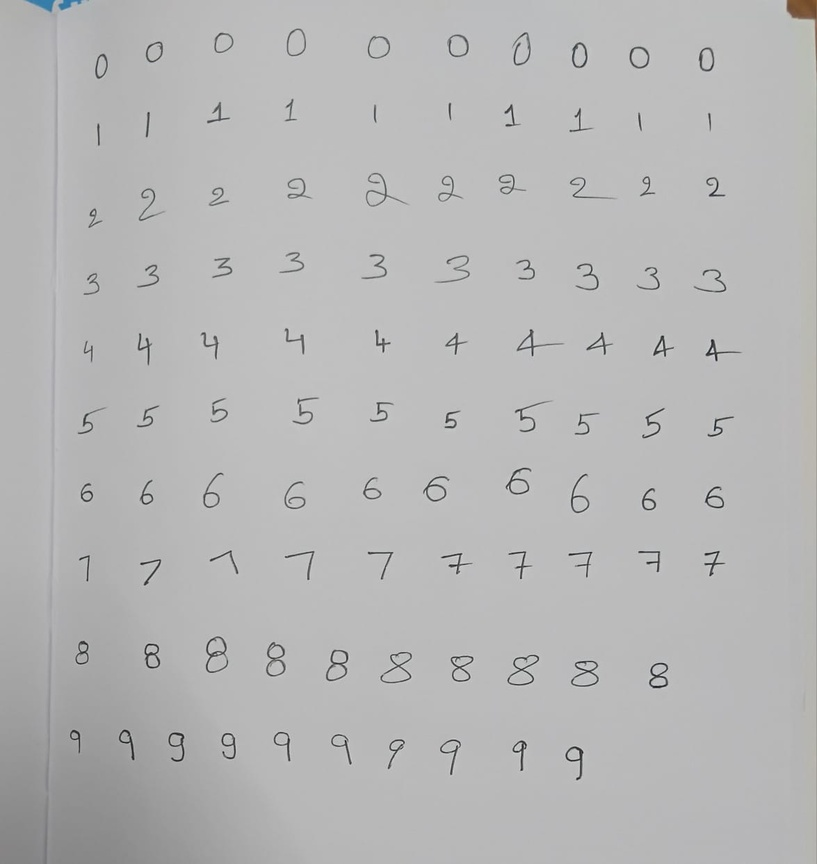
#> input picture handwriting/traditional/generated/0-9.jpeg, 817 x 864 px, shrunk from 1175 x 1243 before the run, found by its file name
$ python grid_crop.py
#> lines starting #> are read from the running program, lines starting #| are printed output that depends on the picture
import cv2
import os

def grid_crop(image_path, rows, cols, save_as_digit_folders):
#> called with image_path = '0-9.jpeg', rows = 10, cols = 10, save_as_digit_folders = True
    img = cv2.imread(image_path)
#> img is the input picture: shape (864, 817, 3); mean B, G, R 182.7, 182.7, 182.6
    if img is None:
        raise FileNotFoundError(f"Could not open: {image_path}")

    height, width = img.shape[:2]
#> height = 864; width = 817
    cell_h = height // rows
#> cell_h = 86
    cell_w = width // cols
#> cell_w = 81

    for r in range(rows):
        for c in range(cols):
            y1, y2 = r * cell_h, (r + 1) * cell_h
            x1, x2 = c * cell_w, (c + 1) * cell_w
            cell = img[y1:y2, x1:x2]

            if save_as_digit_folders:
                # training grid: row number = the digit label
                folder = os.path.join("data", str(r))
                os.makedirs(folder, exist_ok=True)
                cv2.imwrite(os.path.join(folder, f"{c+1}.png"), cell)
            else:
                # test row: column number = sequence position
                os.makedirs("test", exist_ok=True)
                cv2.imwrite(os.path.join("test", f"{c}.png"), cell)
#> this loop made 10 passes
#> pass 1, in grid_crop, `cv2.imwrite(os.path.join(folder, f"{c+1}.png"), cell)`:
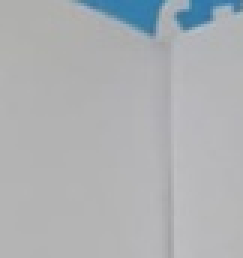
#> saved as 1.png: shape (86, 81, 3) (shown 3 times larger); mean B, G, R 179.5, 176.8, 173.8
#> pass 1, in grid_crop, `cv2.imwrite(os.path.join(folder, f"{c+1}.png"), cell)`:
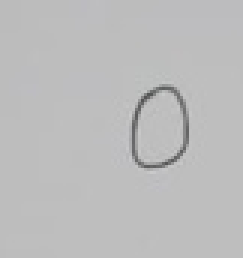
#> saved as 4.png: shape (86, 81, 3) (shown 3 times larger); mean B, G, R 188.3, 188.1, 188

    print("Done slicing:", image_path)

# Training grid: 10 rows (digits 0-9), 10 columns (samples)
grid_crop("0-9.jpeg", rows=10, cols=10, save_as_digit_folders=True)

# Test row: 1 row, 10 columns (your written sequence 0123456789)
grid_crop("test_img.jpeg", rows=1, cols=10, save_as_digit_folders=False)
#> call 2 of grid_crop, with image_path = 'test_img.jpeg', rows = 1, cols = 10, save_as_digit_folders = False
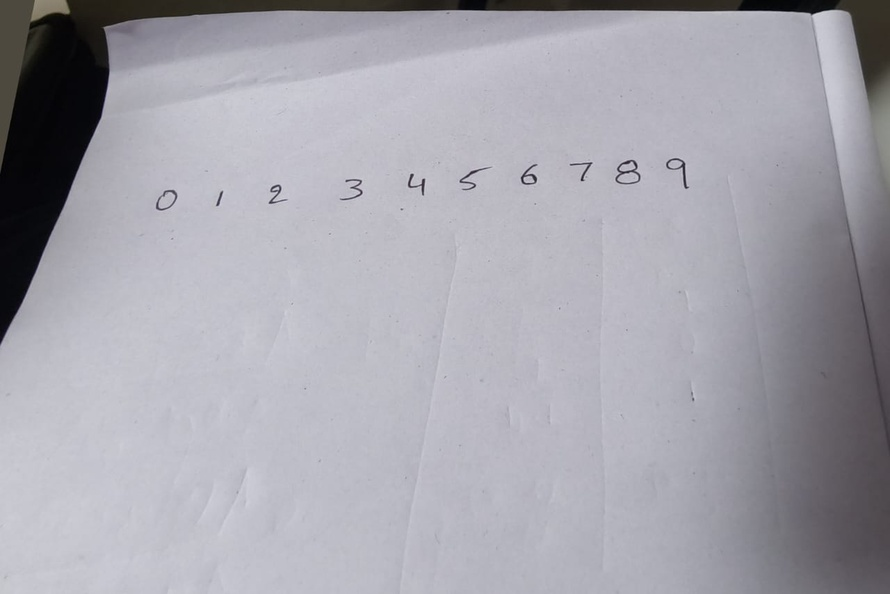
#> input picture handwriting/traditional/generated/test_img.jpeg, 890 x 594 px, shrunk from 1280 x 854 before the run, found by its file name
#> in grid_crop, img is the input picture: shape (594, 890, 3); mean B, G, R 172.6, 164.1, 165.2
#> the loop in grid_crop (call 2), `for r in range(rows):` made 1 pass
#> pass 1, in grid_crop (call 2), `cv2.imwrite(os.path.join("test", f"{c}.png"), cell)`:
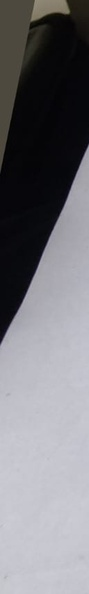
#> saved as 0.png: shape (594, 89, 3); mean B, G, R 123.6, 118.7, 119.3
#> pass 1, in grid_crop (call 2), `cv2.imwrite(os.path.join("test", f"{c}.png"), cell)`:
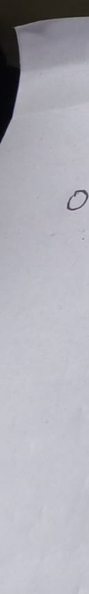
#> saved as 1.png: shape (594, 89, 3); mean B, G, R 182, 173.6, 174.3
#> pass 1, in grid_crop (call 2), `cv2.imwrite(os.path.join("test", f"{c}.png"), cell)`:
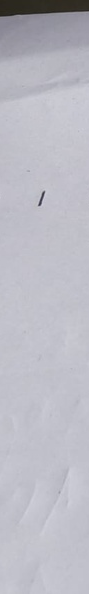
#> saved as 2.png: shape (594, 89, 3); mean B, G, R 195.3, 186.1, 186.4
#> pass 1, in grid_crop (call 2), `cv2.imwrite(os.path.join("test", f"{c}.png"), cell)`:
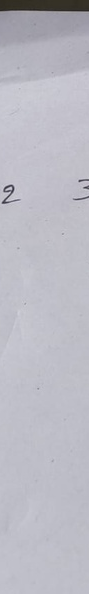
#> saved as 3.png: shape (594, 89, 3); mean B, G, R 195.1, 185.7, 186.3
